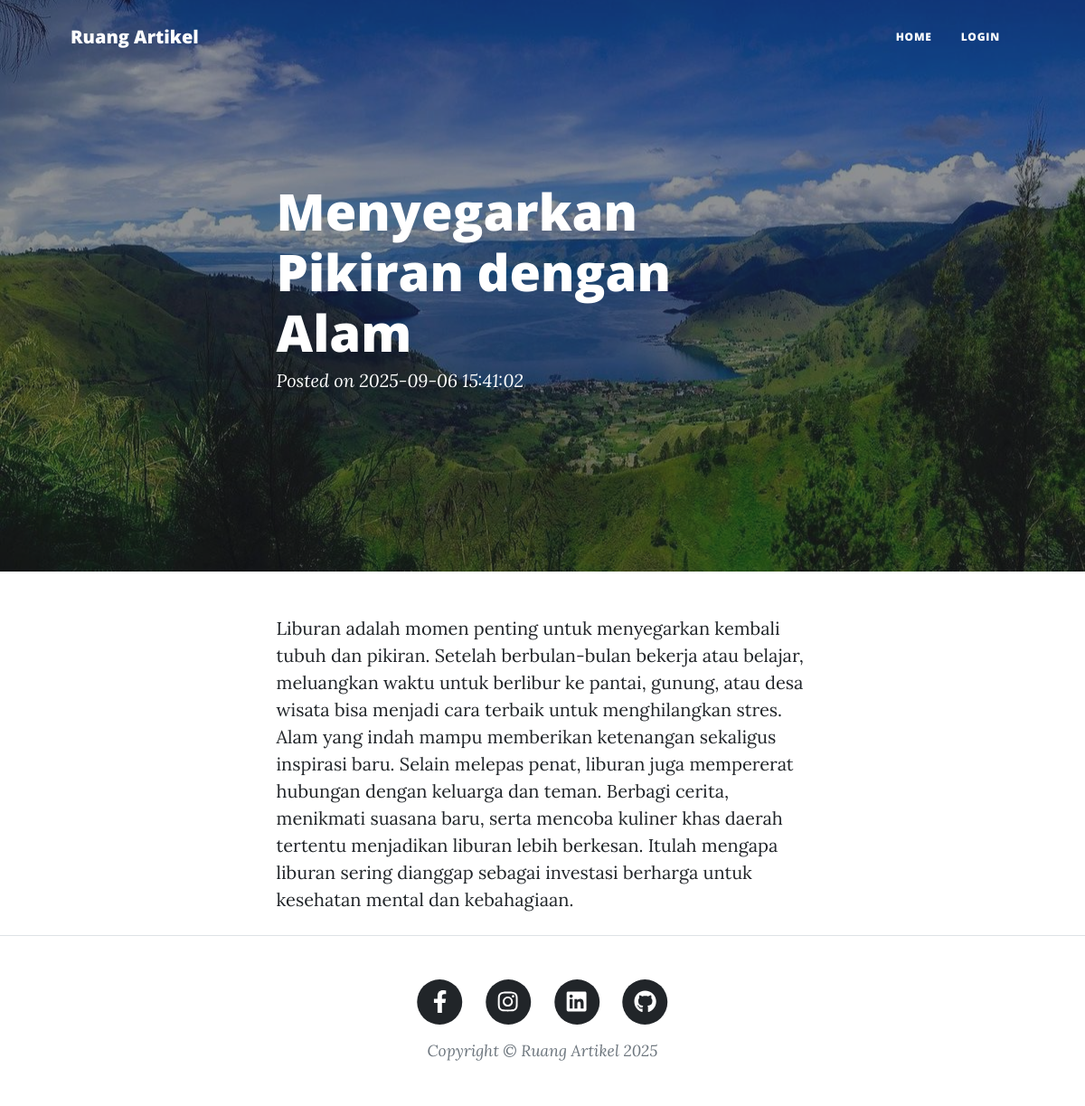
Screenshot of /index.php/blog/detail/Menyegarkan-Pikiran-dengan-Alam with the database file from the repository.
### tables this page shows
CREATE TABLE `blog` (
  `id` int(11) NOT NULL,
  `title` varchar(255) NOT NULL,
  `content` text NOT NULL,
  `url` varchar(255) NOT NULL,
  `cover` varchar(255) NOT NULL,
  `date` timestamp NOT NULL DEFAULT current_timestamp() ON UPDATE current_timestamp()
);

### application/controllers/blog.php (called while the page is built, shortened)
<?php
class blog extends CI_Controller{
    public function __construct()
    {
        $this->load->model('blog_model');
        $this->load->library('session');
    }
    public function detail($url)
    {
        $query = $this->blog_model->getsingleblog('url', $url);
        $data['blog']= $query->row_array();
        $this->load->view('detail', $data);
    }
}

### index.php (called while the page is built, shortened)
<?php
require_once BASEPATH.'core/CodeIgniter.php';

### application/models/blog_model.php (called while the page is built, shortened)
<?php
class blog_model extends CI_Model{
    public function getsingleblog($field, $value)
    {
    $this->db->where($field, $value);
    return $this->db->get('blog');
    }
}

### application/views/detail.php (the view, shortened to what this page needs)
<?php
if(empty($blog['cover']))
$cover = base_url() .'assets/assets/img/post-bg.jpg';
else
$cover = base_url() .'uploads/'. $blog['cover'];
?>
<header class="masthead" style="background-image: url('<?php echo $cover; ?>')">
    <div class="container position-relative px-4 px-lg-5">
        <div class="row gx-4 gx-lg-5 justify-content-center">
            <div class="col-md-10 col-lg-8 col-xl-7">
                <div class="post-heading">
                    <h1><?php echo $blog['title']; ?></h1>
                    <span class="meta">
                        Posted on <?php echo $blog['date'];?>
                    </span>
                </div>
            </div>
        </div>
    </div>
</header>
<article class="mb-4">
    <div class="container px-4 px-lg-5">
        <div class="row gx-4 gx-lg-5 justify-content-center">
            <div class="col-md-10 col-lg-8 col-xl-7">
                <?php echo $blog['content']; ?>
            </div>
        </div>
    </div>
</article>

### rows the page displays
blog: cover (picture), title "Menyegarkan Pikiran dengan Alam", date "2025-09-06 15:41:02", content "Liburan adalah momen penting untuk menyegarkan kembali tubuh dan pikiran. Setelah berbulan-bulan bekerja atau belajar, meluangkan waktu untuk berlibur ke pantai, gunung, atau desa wisata bisa menjadi cara terbaik untuk menghilangkan stres. Alam yang indah mampu memberikan ketenangan sekaligus inspirasi baru. Selain melepas penat, liburan juga mempererat hubungan dengan keluarga dan teman. Berbagi cerita, menikmati suasana baru, serta mencoba kuliner khas daerah tertentu menjadikan liburan lebih berkesan. Itulah mengapa liburan sering dianggap sebagai investasi berharga untuk kesehatan mental dan kebahagiaan."
